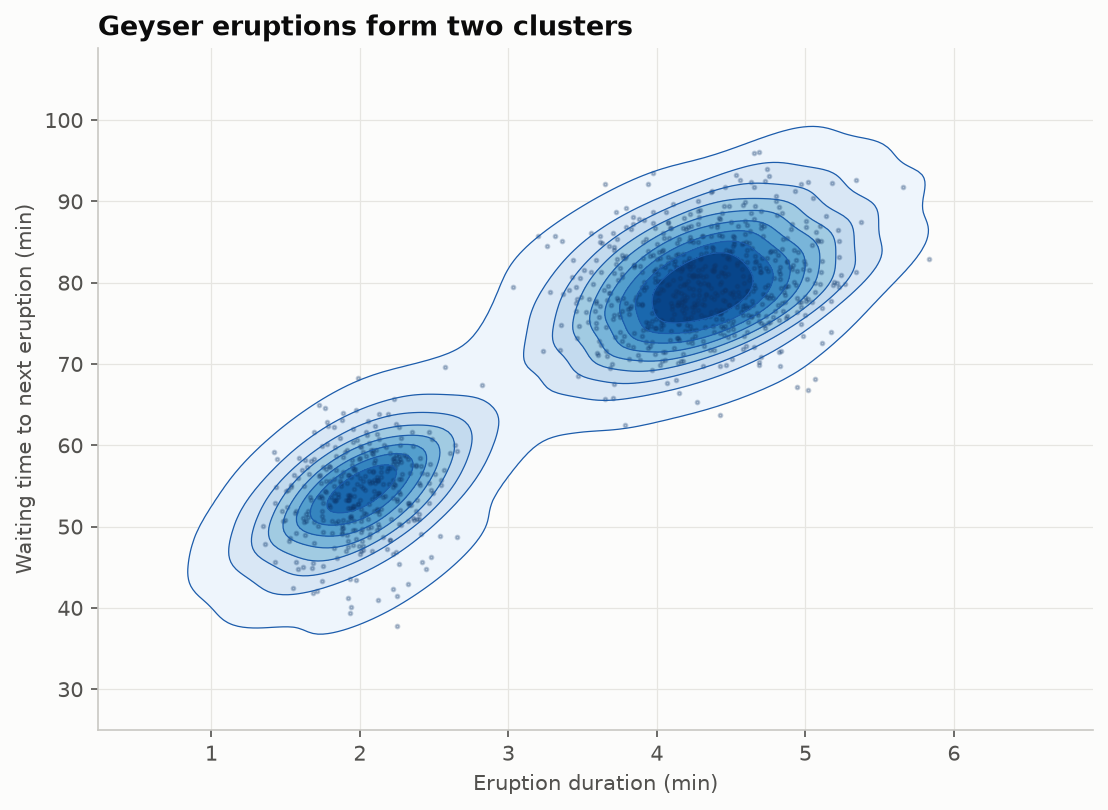

Python code for this plot:
"""
2-D Density Contour Plot  -  family: Correlation

DESIGN PURPOSE
Estimates the joint probability density of two variables and draws it as
filled contour bands, like a topographic map. It shows peaks (modes) and the
shape of the joint distribution.

WHEN TO USE
  - Show where two variables jointly concentrate in large datasets
  - Reveal multiple clusters or modes
  - Compare the joint distributions of two or three groups

AVOID WHEN
  - There are few data points (KDE invents smooth structure)
  - Exact counts are needed

ALTERNATIVES
  - Hexbin plot
  - Scatter plot
  - Joint plot

EXAMPLE
Eruption duration vs. waiting time for 1,000 geyser eruptions (synthetic, Old-
Faithful-like).

Run:  python density_contour_2d.py
"""
import sys
from pathlib import Path

import numpy as np
import pandas as pd
import matplotlib.pyplot as plt

# Library style: categorical colors in fixed order, recessive axes, hairline grid.
PALETTE = ["#2a78d6", "#eb6834", "#1baf7a", "#eda100",
           "#e87ba4", "#008300", "#6250d6", "#e34948"]
SEQ_CMAP = "Blues"      # sequential: one hue, light -> dark
DIV_CMAP = "RdBu_r"     # diverging: two opposite hues, neutral midpoint
GRAY = "#b8b7b1"        # de-emphasised marks
plt.rcParams.update({
    "figure.figsize": (8, 4.8), "figure.dpi": 110, "figure.facecolor": "#fcfcfb",
    "axes.facecolor": "#fcfcfb", "axes.edgecolor": "#c9c8c3", "axes.linewidth": 0.8,
    "axes.spines.top": False, "axes.spines.right": False,
    "axes.grid": True, "grid.color": "#e6e5e1", "grid.linewidth": 0.6, "axes.axisbelow": True,
    "axes.prop_cycle": plt.cycler(color=PALETTE),
    "axes.titlesize": 13, "axes.titleweight": "bold", "axes.titlelocation": "left",
    "axes.labelcolor": "#52514e", "xtick.color": "#52514e", "ytick.color": "#52514e",
    "text.color": "#0b0b0b", "font.size": 10, "lines.linewidth": 2,
    "legend.frameon": False,
})

# --- Example data ------------------------------------------------------------
rng = np.random.default_rng(12)
short = rng.multivariate_normal([2.0, 54], [[0.07, 0.3], [0.3, 30]], 350)
long = rng.multivariate_normal([4.3, 80], [[0.17, 0.6], [0.6, 35]], 650)
df = pd.DataFrame(np.vstack([short, long]), columns=["duration_min", "waiting_min"])
df.head()

# --- Plot --------------------------------------------------------------------
import seaborn as sns
fig, ax = plt.subplots(figsize=(7.5, 5.5))
sns.kdeplot(data=df, x="duration_min", y="waiting_min", fill=True, cmap=SEQ_CMAP,
            levels=10, thresh=0.03, ax=ax)
sns.kdeplot(data=df, x="duration_min", y="waiting_min", color="#1c5cab",
            levels=10, thresh=0.03, linewidths=0.6, ax=ax)
ax.scatter(df["duration_min"], df["waiting_min"], s=3, color="#0d366b", alpha=0.25)
ax.set_xlabel("Eruption duration (min)")
ax.set_ylabel("Waiting time to next eruption (min)")
ax.set_title("Geyser eruptions form two clusters")
fig.tight_layout()

# --- Save / show -------------------------------------------------------------
out = Path(__file__).with_name(Path(__file__).stem + ".png")
fig.savefig(out, dpi=150, bbox_inches="tight")
print(f"saved {out}")
if "--no-show" not in sys.argv:
    plt.show()
